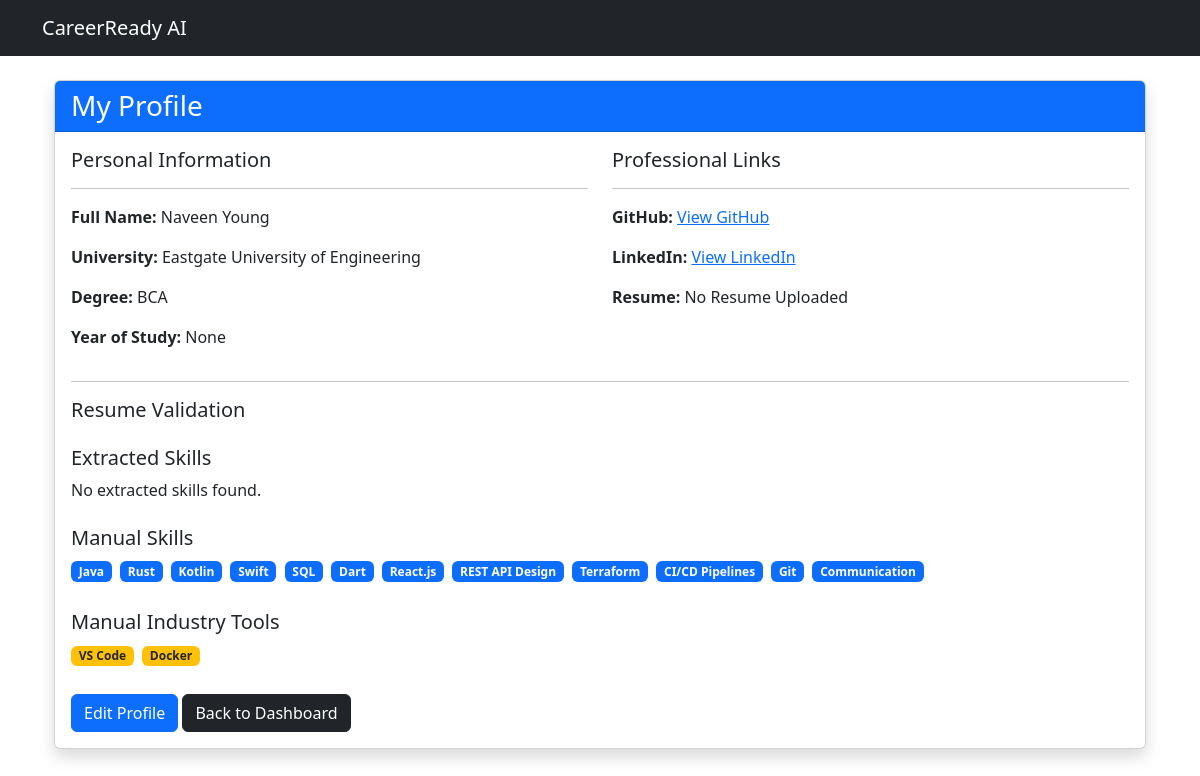
The page /view-profile/ (signed in) on the database its author committed.
### career_app/models.py (models this page shows, shortened)
class UserProfile(models.Model):
    user = models.OneToOneField(User, on_delete=models.CASCADE)
    full_name = models.CharField(max_length=200)
    university = models.CharField(
        max_length=200,
        blank=True,
        null=True
    )
    degree = models.CharField(
        max_length=200,
        blank=True,
        null=True
    )
    year_of_study = models.CharField(
        max_length=50,
        blank=True,
        null=True
    )
    github_link = models.URLField(
        blank=True,
        null=True
    )
    linkedin_link = models.URLField(
        blank=True,
        null=True
    )
    resume = models.FileField(
        upload_to='resumes/',
        blank=True,
        null=True
    )
    extracted_text = models.TextField(
        blank=True,
        null=True
    )
    extracted_skills = models.ManyToManyField(
        Skill,
        blank=True
    )
    manual_skills = models.ManyToManyField(
    Skill,
    blank=True,
    related_name='manual_user_profiles'
)
    manual_tools = models.ManyToManyField(
    'IndustryTool',
    blank=True,
    related_name='user_profiles'
)
    is_resume_valid = models.BooleanField(
        default=False
    )

class Skill(models.Model):
    CATEGORY_CHOICES = [
        ('Programming', 'Programming'),
        ('Database', 'Database'),
        ('Web Development', 'Web Development'),
        ('AI/ML', 'AI/ML'),
        ('Cybersecurity', 'Cybersecurity'),
        ('Cloud', 'Cloud'),
        ('Tools', 'Tools'),
        ('Soft Skill', 'Soft Skill'),
    ]
    skill_name = models.CharField(max_length=100, unique=True)
    category = models.CharField(max_length=50, choices=CATEGORY_CHOICES)

class IndustryTool(models.Model):
    CATEGORY_CHOICES = [
        ('Development Tool', 'Development Tool'),
        ('Data Tool', 'Data Tool'),
        ('Cloud Tool', 'Cloud Tool'),
        ('AI/ML Tool', 'AI/ML Tool'),
        ('Testing Tool', 'Testing Tool'),
        ('DevOps Tool', 'DevOps Tool'),
    ]
    tool_name = models.CharField(max_length=100, unique=True)
    category = models.CharField(max_length=100, choices=CATEGORY_CHOICES)

### career_app/views.py (the view)
# urls.py: path('view-profile/', views.view_profile, name='view_profile'),
@login_required
def view_profile(request):
    profile = UserProfile.objects.filter(user=request.user).first()
    return render(request, 'career_app/view_profile.html', {'profile': profile})

### career_app/templates/career_app/view_profile.html (shortened to what this page needs)
{% extends 'career_app/base.html' %}
{% block content %}
<div class="container mt-4">
    <div class="card shadow">
        <div class="card-header bg-primary text-white">
            <h3 class="mb-0">My Profile</h3>
        </div>
        <div class="card-body">
            {% if profile %}
            <div class="row">
                <div class="col-md-6">
                    <h5>Personal Information</h5>
                    <hr>
                    <p><strong>Full Name:</strong> {{ profile.full_name }}</p>
                    <p><strong>University:</strong> {{ profile.university }}</p>
                    <p><strong>Degree:</strong> {{ profile.degree }}</p>
                    <p><strong>Year of Study:</strong> {{ profile.year_of_study }}</p>
                </div>
                <div class="col-md-6">
                    <h5>Professional Links</h5>
                    <hr>
                    <p>
                        <strong>GitHub:</strong>
                        {% if profile.github_link %}
                            <a href="{{ profile.github_link }}" target="_blank">
                                View GitHub
                            </a>
                        {% else %}
                            Not Added
                        {% endif %}
                    </p>
                    <p>
                        <strong>LinkedIn:</strong>
                        {% if profile.linkedin_link %}
                            <a href="{{ profile.linkedin_link }}" target="_blank">
                                View LinkedIn
                            </a>
                        {% else %}
                            Not Added
                        {% endif %}
                    </p>
                    <p>
                        <strong>Resume:</strong>
                        {% if profile.resume %}
                            <a href="{{ profile.resume.url }}" target="_blank">
                                View Resume
                            </a>
                        {% else %}
                            No Resume Uploaded
                        {% endif %}
                    </p>
                </div>
            </div>
            <hr>
            <h5>Resume Validation</h5>
            <h5 class="mt-4">Extracted Skills</h5>
            {% for skill in profile.extracted_skills.all %}
                <span class="badge bg-success me-1 mb-1">
                    {{ skill.skill_name }}
                </span>
            {% empty %}
                <p>No extracted skills found.</p>
            {% endfor %}
            <h5 class="mt-4">Manual Skills</h5>
            {% for skill in profile.manual_skills.all %}
                <span class="badge bg-primary me-1 mb-1">
                    {{ skill.skill_name }}
                </span>
            {% empty %}
                <p>No manual skills added.</p>
            {% endfor %}
            <h5 class="mt-4">Manual Industry Tools</h5>
            {% for tool in profile.manual_tools.all %}
                <span class="badge bg-warning text-dark me-1 mb-1">
                    {{ tool.tool_name }}
                </span>
            {% empty %}
                <p>No manual tools added.</p>
            {% endfor %}
            <div class="mt-4">
                <a href="{% url 'edit_profile' %}" class="btn btn-primary">
                    Edit Profile
                </a>
                <a href="{% url 'user_dashboard' %}" class="btn btn-dark">
                    Back to Dashboard
                </a>
            </div>
            {% endif %}
        </div>
    </div>
</div>
{% endblock %}

### career_app/templates/career_app/base.html (shortened to what this page needs)
<!DOCTYPE html>
<html>
<head>
    <link href="https://cdn.jsdelivr.net/npm/bootstrap@5.3.3/dist/css/bootstrap.min.css" rel="stylesheet">
</head>
<body>
<nav class="navbar navbar-dark bg-dark">
    <div class="container">
        <a class="navbar-brand" href="#">CareerReady AI</a>
    </div>
</nav>
<div class="container mt-4">
    {% block content %}
    {% endblock %}
</div>
</body>
</html>

### rows shown on the page
UserProfile: full_name "Naveen Young", university "Eastgate University of Engineering", degree "BCA", year_of_study "None"
Skill: skill_name "Java"
Skill: skill_name "Rust"
Skill: skill_name "Kotlin"
Skill: skill_name "Swift"
Skill: skill_name "SQL"
Skill: skill_name "Dart"
Skill: skill_name "React.js"
Skill: skill_name "REST API Design"
Skill: skill_name "Terraform"
Skill: skill_name "CI/CD Pipelines"
Skill: skill_name "Git"
Skill: skill_name "Communication"
IndustryTool: tool_name "VS Code"
IndustryTool: tool_name "Docker"
